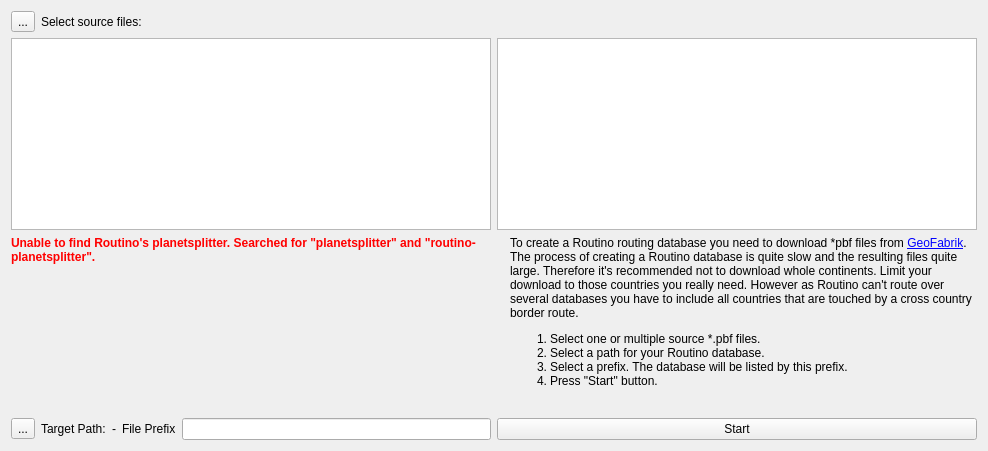
<?xml version="1.0" encoding="UTF-8"?>
<ui version="4.0">
 <class>IRoutinoDatabaseBuilder</class>
 <widget class="QWidget" name="IRoutinoDatabaseBuilder">
  <property name="geometry">
   <rect>
    <x>0</x>
    <y>0</y>
    <width>988</width>
    <height>451</height>
   </rect>
  </property>
  <property name="windowTitle">
   <string>Form</string>
  </property>
  <layout class="QGridLayout" name="gridLayout">
   <item row="1" column="0">
    <widget class="QListWidget" name="listWidget"/>
   </item>
   <item row="0" column="0">
    <layout class="QHBoxLayout" name="horizontalLayout_3">
     <item>
      <widget class="QToolButton" name="toolSourceFiles">
       <property name="text">
        <string>...</string>
       </property>
       <property name="icon">
        <iconset resource="../resources.qrc">
         <normaloff>:/icons/32x32/PathGreen.png</normaloff>:/icons/32x32/PathGreen.png</iconset>
       </property>
       <property name="iconSize">
        <size>
         <width>22</width>
         <height>22</height>
        </size>
       </property>
      </widget>
     </item>
     <item>
      <widget class="QLabel" name="label_5">
       <property name="text">
        <string>Select source files:</string>
       </property>
      </widget>
     </item>
    </layout>
   </item>
   <item row="1" column="1">
    <widget class="QTextBrowser" name="textBrowser"/>
   </item>
   <item row="3" column="1">
    <widget class="QPushButton" name="pushStart">
     <property name="text">
      <string>Start</string>
     </property>
    </widget>
   </item>
   <item row="3" column="0">
    <layout class="QHBoxLayout" name="horizontalLayout_4">
     <item>
      <widget class="QToolButton" name="toolTargetPath">
       <property name="text">
        <string>...</string>
       </property>
       <property name="icon">
        <iconset resource="../resources.qrc">
         <normaloff>:/icons/32x32/PathBlue.png</normaloff>:/icons/32x32/PathBlue.png</iconset>
       </property>
       <property name="iconSize">
        <size>
         <width>22</width>
         <height>22</height>
        </size>
       </property>
      </widget>
     </item>
     <item>
      <widget class="QLabel" name="label_2">
       <property name="sizePolicy">
        <sizepolicy hsizetype="Maximum" vsizetype="Preferred">
         <horstretch>0</horstretch>
         <verstretch>0</verstretch>
        </sizepolicy>
       </property>
       <property name="text">
        <string>Target Path:</string>
       </property>
      </widget>
     </item>
     <item>
      <widget class="QLabel" name="labelTargetPath">
       <property name="text">
        <string>-</string>
       </property>
      </widget>
     </item>
     <item>
      <widget class="QLabel" name="label_3">
       <property name="text">
        <string>File Prefix</string>
       </property>
      </widget>
     </item>
     <item>
      <widget class="QLineEdit" name="lineTargetPrefix"/>
     </item>
    </layout>
   </item>
   <item row="2" column="1">
    <layout class="QHBoxLayout" name="horizontalLayout">
     <item>
      <widget class="QLabel" name="label_4">
       <property name="sizePolicy">
        <sizepolicy hsizetype="Maximum" vsizetype="Preferred">
         <horstretch>0</horstretch>
         <verstretch>0</verstretch>
        </sizepolicy>
       </property>
       <property name="text">
        <string/>
       </property>
       <property name="pixmap">
        <pixmap resource="../resources.qrc">:/icons/48x48/Help.png</pixmap>
       </property>
       <property name="alignment">
        <set>Qt::AlignLeading|Qt::AlignLeft|Qt::AlignTop</set>
       </property>
      </widget>
     </item>
     <item>
      <widget class="QLabel" name="labelHelp">
       <property name="text">
        <string>&lt;p&gt;To create a Routino routing database you need to download *pbf files from &lt;a href='http://download.geofabrik.de/'&gt;GeoFabrik&lt;/a&gt;. The process of creating a Routino database is quite slow and the resulting files quite large. Therefore it's recommended not to download whole continents. Limit your download to those countries you really need. However as Routino can't route over several databases you have to include all countries that are touched by a cross country border route.&lt;/p&gt;

&lt;ol&gt;
&lt;li&gt;Select one or multiple source *.pbf files.&lt;/li&gt;
&lt;li&gt;Select a path for your Routino database.&lt;/li&gt;
&lt;li&gt;Select a prefix. The database will be listed by this prefix.&lt;/li&gt;
&lt;li&gt;Press &quot;Start&quot; button.&lt;/li&gt;
&lt;/ol&gt;</string>
       </property>
       <property name="alignment">
        <set>Qt::AlignLeading|Qt::AlignLeft|Qt::AlignTop</set>
       </property>
       <property name="wordWrap">
        <bool>true</bool>
       </property>
      </widget>
     </item>
    </layout>
   </item>
   <item row="2" column="0">
    <layout class="QVBoxLayout" name="verticalLayout">
     <item>
      <widget class="QLabel" name="labelError">
       <property name="text">
        <string>&lt;b style = 'color: red'&gt; Unable to find Routino's planetsplitter. Searched for &quot;planetsplitter&quot; and &quot;routino-planetsplitter&quot;.&lt;/b&gt;</string>
       </property>
       <property name="wordWrap">
        <bool>true</bool>
       </property>
      </widget>
     </item>
     <item>
      <spacer name="verticalSpacer">
       <property name="orientation">
        <enum>Qt::Vertical</enum>
       </property>
       <property name="sizeHint" stdset="0">
        <size>
         <width>20</width>
         <height>40</height>
        </size>
       </property>
      </spacer>
     </item>
    </layout>
   </item>
  </layout>
  <zorder>textBrowser</zorder>
  <zorder>pushStart</zorder>
  <zorder>listWidget</zorder>
 </widget>
 <resources>
  <include location="../resources.qrc"/>
 </resources>
 <connections/>
</ui>
